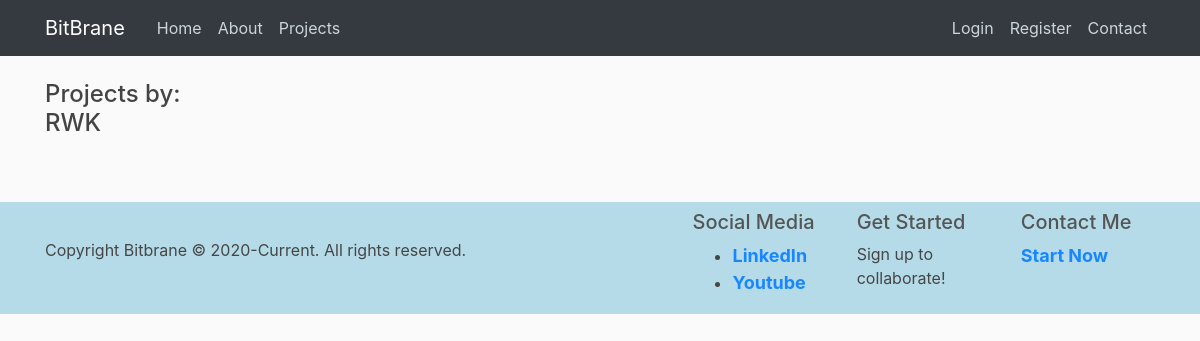
/project/RWK, run on an earlier commit of the app's database.
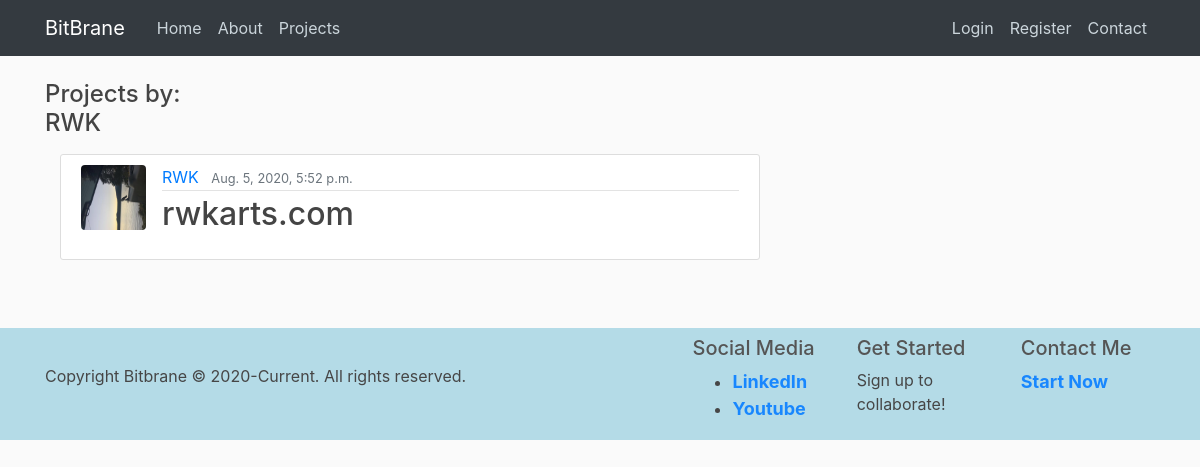
And on a later commit of the database.
### projects/models.py (models this page shows, shortened)
class Project(models.Model):
    author = models.ForeignKey(User, on_delete=models.CASCADE, null=True)
    title = models.CharField(max_length=100)
    description = models.TextField()
    technology = models.CharField(max_length=150)
    image = models.ImageField(default='default.jpg', upload_to='project_pics')
    link = models.CharField(max_length=100, default=" ")
    date_posted = models.DateTimeField(default=datetime.now, blank=True)
    github = models.CharField(max_length=100, default=" ")

### users/models.py (models this page shows, shortened)
class Profile(models.Model):
    user = models.OneToOneField(User, on_delete=models.CASCADE)
    image = models.ImageField(default='default.jpg', upload_to='profile_pics')

### projects/views.py (the view)
# urls.py: path("project/<str:username>", UserProjectListView.as_view(), name='user-projects'),
class UserProjectListView(ListView):
    model = Project
    template_name = 'projects/user_projects.html'  #<app>/<model>_<viewtype>.html
    context_object_name = 'projects'
    paginate_by = 6
    def get_queryset(self):
        user = get_object_or_404(User, username=self.kwargs.get('username'))
        return Project.objects.filter(author=user).order_by('-date_posted')

### projects/templates/projects/user_projects.html (shortened to what this page needs)
{% extends "blog/base.html"%}
{% block content %}
<h4 class="mb-3">Projects by:
<br>{{view.kwargs.username}}</h4>
<main>
  <div class='container'>
    {%for project in projects %}
    <article class="media content-section">
      <img class="rounded article-img" src="{{project.author.profile.image.url}}">
      <div class="media-body">
        <div class="article-metadata">
          <a class="mr-2" href="{% url 'user-projects' project.author.username %}">{{ project.author }}</a>
          <small class="text-muted">{{ project.date_posted }}</small>
        </div>
        <h2><a class="article-title" href="{% url 'project-detail' project.id%}">{{ project.title }}</a></h2>
      </div>
    </article>
    {% endfor %}
  </div>
</main>
{% endblock content %}

### blog/templates/blog/base.html (shortened to what this page needs)
{% load static %}
<!DOCTYPE html>
<html lang="en">
<head>
    <link rel="stylesheet" href="https://stackpath.bootstrapcdn.com/bootstrap/4.4.1/css/bootstrap.min.css"
>
    <link rel="stylesheet" type="text/css" href="{% static 'blog/main.css' %}">
</head>
<body>
<header class="site-header">
    <nav class="navbar fixed-top navbar-expand-lg navbar-dark bg-dark fixed-top">
        <div class="container">
            <a class="navbar-brand mr-4" href="{% url 'blog-home' %}">BitBrane </a>
            <div class="collapse navbar-collapse" id="navbarToggle">
                <div class="navbar-nav mr-auto">
                    <a class="nav-item nav-link" href="{% url 'blog-home' %}">Home</a>
                    <a class="nav-item nav-link" href="{% url 'blog-about' %}">About</a>
                    <a class="nav-item nav-link" href="{% url 'project'%}">Projects</a>
                </div>
                <div class="navbar-nav">
                    {% if user.is_authenticated %}
                        <a class="nav-item nav-link" href="{% url 'post-create' %}">New Post</a>
                        <a class="nav-item nav-link" href="{% url 'project-create' %}">New Project</a>
                        <a class="nav-item nav-link" href="{% url 'profile' %}">Profile</a>
                        <a class="nav-item nav-link" href="{% url 'logout' %}">Logout</a>
                    {% else %}
                        <a class="nav-item nav-link" href="{% url 'login' %}">Login</a>
                        <a class="nav-item nav-link" href="{% url 'register' %}">Register</a>
                        <a class="nav-item nav-link" href="{% url 'contact' %}">Contact</a>
                    {% endif %}
                </div>
            </div>
        </div>
    </nav>
</header>
<main role="main" class="container">
    <div class="row">
        <div class="col-md-8">
            {% block content %}{% endblock %}
</main><br><br>
{% block footer %}
    <div class="navbar fixed-bottom footer ">
        <div class="container">
            <div class="footer-copyright">
                <div class="">
                    <div class="row">
                        <div class="col-md-12 text-center">
                            <p>Copyright Bitbrane © 2020-Current. All rights reserved.</p>
                        </div>
                    </div>
                </div>
            </div>
            <div class="row">
                    <div class="col-4">
                        <div class="widget no-box">
                            <h5 class="widget-title">Social Media</h5>
                            <ul class="thumbnail-widget">
                                <li>
                                    <div class="thumb-content"><a id="general-buttons" href="https://www.linkedin.com/in/mej1323/">
                                        LinkedIn</a></div>
                                </li>
                                <li>
                                    <div class="thumb-content"><a id="general-buttons"
                                            href="https://www.youtube.com/channel/UCqBmGk8Wanpl94K-XsF9vjw?view_as=subscriber">Youtube</a>
                                    </div>
                                </li>
                            </ul>
                        </div>
                    </div>
                    <div class="col-4">
                        <div class="widget no-box">
                            <h5 class="widget-title">Get Started</h5>
                            <p>Sign up to collaborate!</p>
                        </div>
                    </div>
                    <div class="col-4">
                        <div class="widget no-box">
                            <h5 class="widget-title">Contact Me</h5>
                            <p><a id="general-buttons" href="{% url 'contact' %}" title="glorythemes">Start Now</a></p>
                        </div>
                    </div>
            </div>
        </div>
    </div>
{% endblock %}
</html>

### blog/static/blog/main.css (style rules this page uses)
#general-buttons { font: arial; font-weight: bold; font-size: large; }
body { background: #fafafa; color: #333333; margin-top: 5rem; }
h1, h2, h3, h4, h5, h6 { color: #444444; }
ul { margin: 0; }
.site-header .navbar-nav .nav-link { color: #cbd5db; }
.content-section { background: #ffffff; padding: 10px 20px; border: 1px solid #dddddd; border-radius: 3px; margin-bottom: 20px; }
.article-title { color: #444444; }
.article-img { height: 65px; width: 65px; margin-right: 16px; }
.article-metadata { padding-bottom: 1px; margin-bottom: 4px; border-bottom: 1px solid #e3e3e3 }
*:before, *:after { box-sizing: border-box; }
html, body { height: 100%; position: relative; }
.footer { position: relative; background: lightblue; margin: auto; opacity: 90%; }

What changed in the data, as far as the page shows it:
added Project: author.profile.image (placeholder picture), author "RWK", date_posted "Aug. 5, 2020, 5:52 p.m.", title "rwkarts.com"
